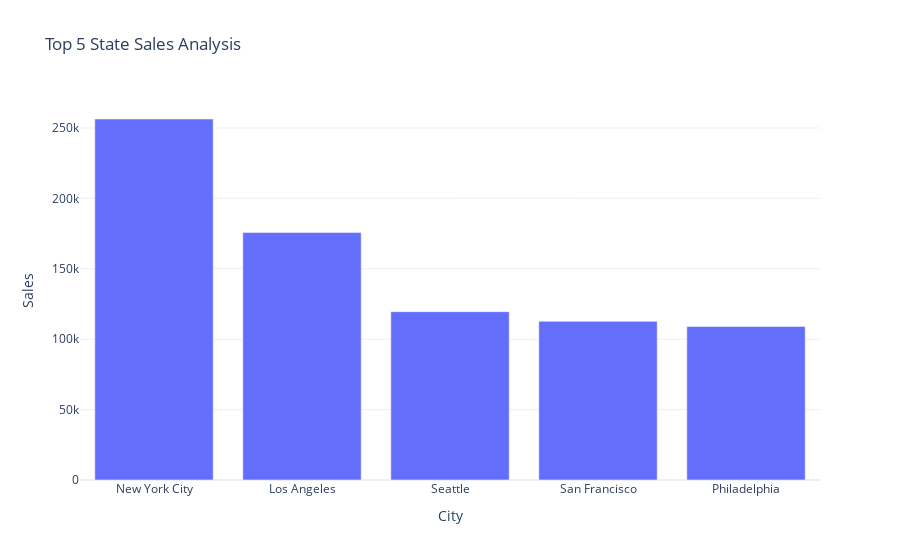

Notebook code cell kept with this figure:
### Markdown cell above
# 9.The Maximum sales Analysis by City

### Code cell
sale=df.groupby(['City'],as_index=False)['Sales'].sum().sort_values(by='Sales',ascending=False).head(5)
fig=px.bar(sale,x='City',y='Sales',title='Top 5 State Sales Analysis')
fig.show()

### Figure 1 — Plotly figure (JSON) as saved in the notebook; plotly's stock layout.template omitted (floating-point values rounded to 4 significant figures)
{"data": [{"hovertemplate": "City=%{x}<br>Sales=%{y}<extra></extra>", "legendgroup": "", "marker": {"color": "#636efa", "pattern": {"shape": ""}}, "name": "", "orientation": "v", "showlegend": false, "textposition": "auto", "type": "bar", "x": ["New York City", "Los Angeles", "Seattle", "San Francisco", "Philadelphia"], "xaxis": "x", "y": [256400.0, 175900.0, 119500.0, 112700.0, 109100.0], "yaxis": "y"}], "layout": {"barmode": "relative", "legend": {"tracegroupgap": 0}, "title": {"text": "Top 5 State Sales Analysis"}, "xaxis": {"anchor": "y", "domain": [0, 1], "title": {"text": "City"}}, "yaxis": {"anchor": "x", "domain": [0, 1], "title": {"text": "Sales"}}}}
